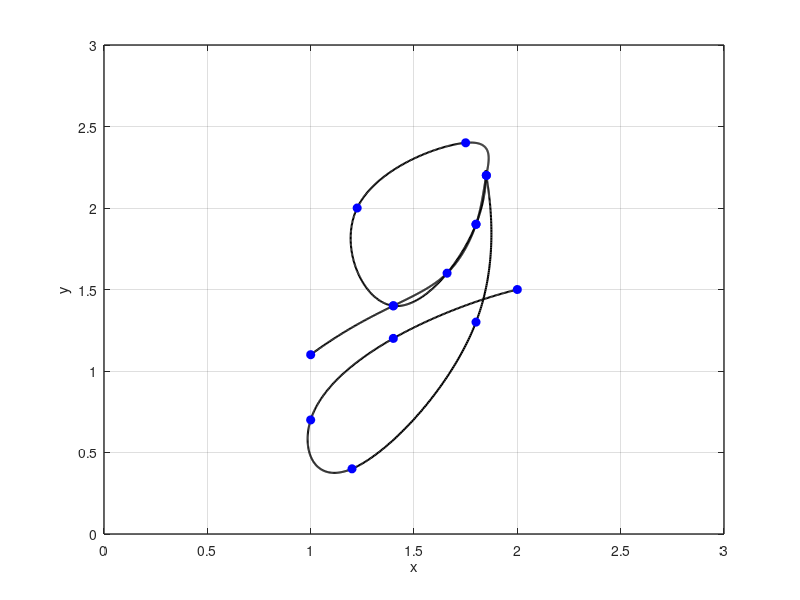

Write the MATLAB code that produced this figure.
x = [1 1.4 1.66 1.8 1.85 1.75 1.225 1.4 1.8 1.85 1.8 1.2 1 1.4 2];
y = [1.1 1.4 1.6 1.9 2.2 2.4 2 1.4 1.9 2.2 1.3 0.4 0.7 1.2 1.5];

n = length(x);
t = 0:n-1;
tt = 0:0.01:n-1;

xx = spline(t, x, tt);
yy = spline(t, y, tt);

figure(1)
plot(xx, yy, 'k', 'LineWidth', 1.5)
hold on
plot(x, y , 'bo', 'MarkerFaceColor', 'b')
axis([0 3 0 3])
grid on
xlabel('x')
ylabel('y')
set(gca, 'FontSize', 10, 'LineWidth', 1)
grid on